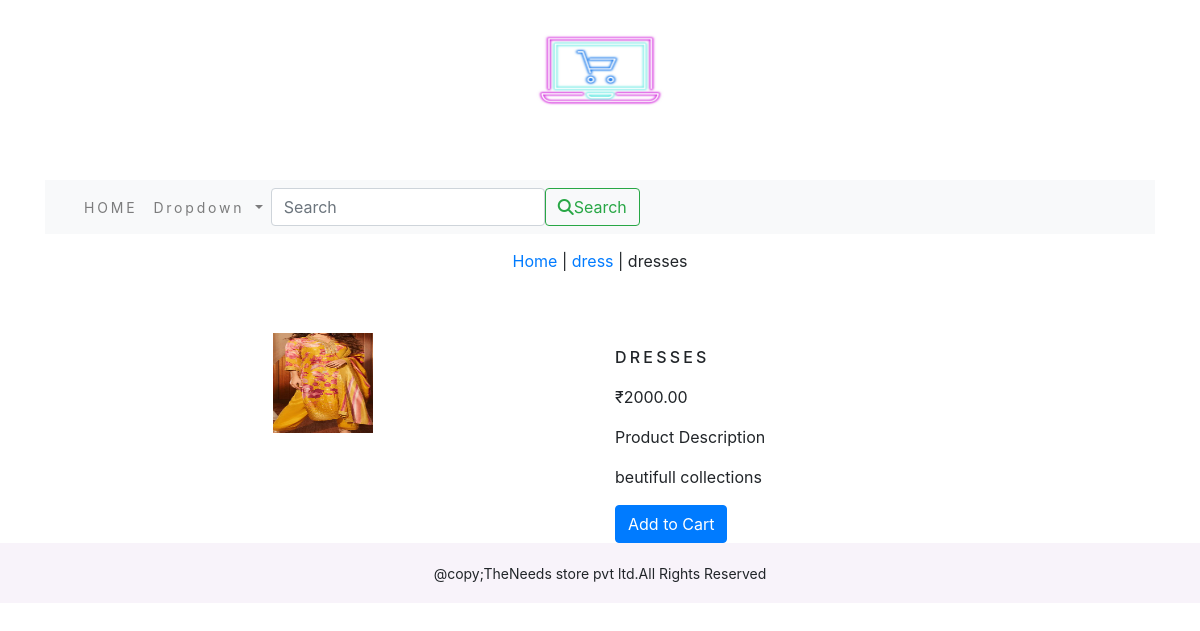
The page /dress/dresses/ on the database its author committed.
### ecomapp/models.py (models this page shows, shortened)
class Product(models.Model):
    objects = None
    name = models.CharField(max_length=250, unique=True)
    slug = models.SlugField(max_length=250, unique=True)
    description = models.TextField(blank=True)
    price = models.DecimalField(max_digits=10, decimal_places=2)
    category = models.ForeignKey(Category, on_delete=models.CASCADE)
    image = models.ImageField(upload_to='product', blank=True)
    stock = models.IntegerField()
    available = models.BooleanField(default=True)
    created = models.DateTimeField(auto_now_add=True)
    updated = models.DateTimeField(auto_now=True)
    class Meta:
        ordering = ('name',)
        verbose_name = 'product'
        verbose_name_plural = 'products'

class Category(models.Model):
    objects = None
    name = models.CharField(max_length=250, unique=True)
    slug = models.SlugField(max_length=250, unique=True)
    description = models.TextField(blank=True)
    image = models.ImageField(upload_to='category', blank=True)
    class Meta:
        ordering = ('name',)
        verbose_name = 'category'
        verbose_name_plural = 'categories'
    def get_url(self):
        return reverse('ecomapp:products_by_category', args=[self.slug])
    def __str__(self):
        return '{}'.format(self.name)

### ecomapp/views.py (the view)
# urls.py: path('<slug:c_slug>/<slug:product_slug>/', views.prodDetail, name='prodDetail'),
def prodDetail(request, c_slug, product_slug):
    product = get_object_or_404(Product, category__slug=c_slug, slug=product_slug)
    return render(request, 'product.html', {'product': product})

### cart/context_processors.py (called while the page is built)
def counter(request):
    item_count = 0
    if 'admin' in request.path:
        return {}
    else:
        try:
            cart = Cart.objects.filter(cart_id=_cart_id(request))
            cart_items = CartItem.objects.all().filter(cart=cart[:1])
            for cart_items in cart_items:
                item_count += cart_items.quantity
        except Cart.DoesNotExist:
            item_count = 0
    return dict(item_count=item_count)

### cart/views.py (called while the page is built)
def _cart_id(request):
    cart_key = request.session.session_key
    if not cart_key:
        request.session.save()
        cart_key = request.session.session_key
    return cart_key

### ecomapp/context_processors.py (called while the page is built)
def menu_links(request):
    links = Category.objects.all()
    return dict(links=links)

### templates/product.html (shortened to what this page needs)
{% extends 'base.html' %}
{% load static %}
{% block content %}
<div class="row my_prod_row_class">
    <div class="mx-auto">
        <p><a href="{% url 'ecomapp:allProductCat' %}">Home</a> | <a href="{{product.category.get_url}}">{{product.category}}</a> | {{product.name}}</p>
    </div>
</div>
<div class="container">
<br>
<div class="row">
    <div class="col-12 col-sm-12 col-md-12 col-lg-6 text-center">
        <div style="min-width:18rem;">
            <img src="{{product.image.url}}" style="width:100px; height:100px;" alt="{{product.name}}">
        </div>
    </div>
        <div class="col-md-12 col-sm-12 col-md-12 col-lg-6">
            <div>
            <h1 class="my_prod_title">{{product.name}}</h1>
            <p>₹{{product.price}}</p>
            <p class="my_prod_desc">Product Description</p>
            <p class="text-justify my_prod_text">{{product.description}}</p>
            {% if product.stock <= 0 %}
            <p class="text-justify my_prod_text"><b>Out of Stock</b></p>
            {% else %}
            <a class="btn btn-primary" href="{% url 'cart:add_cart' product.id %}">Add to Cart</a>
            {% endif %}
        </div>
    </div>
</div>
</div>
{% endblock %}

### static/css/custom.css (style rules this page uses)
.my_prod_row_class { padding-top:15px; padding-bottom:20px; }
.my_prod_title { font-size:16px; text-transform:uppercase; letter-spacing:.2em; padding-top:15px; padding-bottom:10px; }
.my_prod_text { padding-right:20px; }

### rows shown on the page
Product: category "dress", name "dresses", image (picture), name "DRESSES", price "2000.00", description "beutifull collections"
